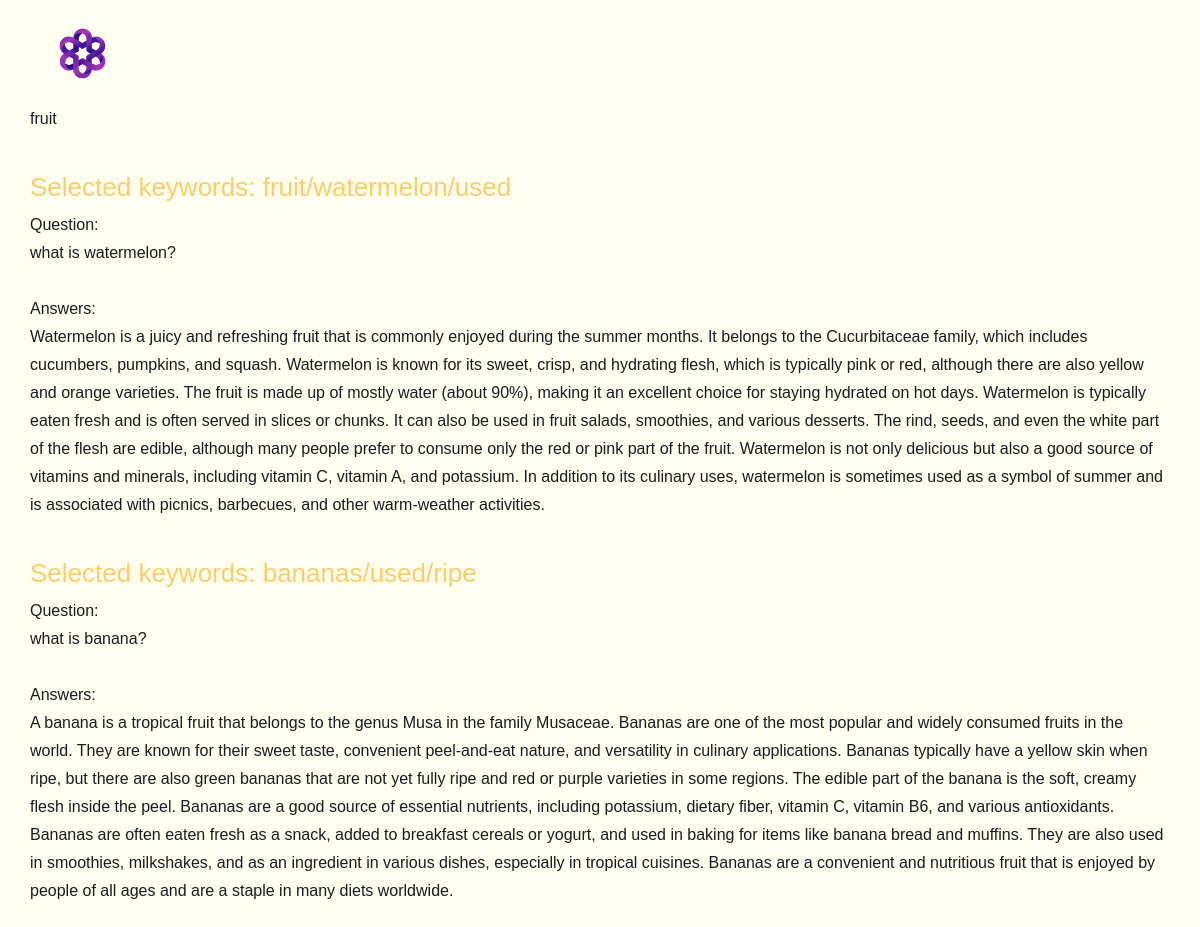
The page /category/49/ (signed in) on the database its author committed.
### user/models.py (models this page shows)
class UserCategory(models.Model):
    inserted_category=models.CharField(max_length=32)
    user_id=models.ForeignKey(User,on_delete=models.SET_NULL, null=True)

### main/models.py (models this page shows)
class Content(models.Model):
    user_id=models.ForeignKey(User,on_delete=models.SET_NULL,null=True)
    question=models.TextField(default="")
    answer=models.TextField()
    topics=models.TextField(default="",null=True)
    inserted_category=models.ForeignKey(UserCategory,on_delete=models.SET_NULL, null=True)

### main/views.py (the view)
# urls.py: path('category/<int:pk>/',views.category_detail,name="detail_page"),
def category_detail(request,pk):
    uc=UserCategory.objects.get(id=pk,user_id__username=request.user.username)
    print('uc: ', uc.inserted_category)
    uc_name=uc.inserted_category
    category_id=pk
    userContents=Content.objects.filter(inserted_category__inserted_category=uc_name,user_id__username=request.user.username)
    context={'contents':userContents,'category_id':category_id,'category_name':uc_name}
    return render(request,'main/detail.html',context=context)

### main/templates/main/detail.html (shortened to what this page needs)
{% load static %}
<!DOCTYPE html>
<html>
<head>
  <link href="{% static 'css/styles.css' %}" rel="stylesheet" type="text/css" />
</head>
<body>
  <div data-collapse="medium" data-animation="default" data-duration="400" data-easing="ease" data-easing2="ease"
    role="banner" class="navigation w-nav">
    <div class="navigation-items"><a href="/" class="logo-link w-nav-brand"><img src="{% static 'img/logo.png' %}"
          width="65" alt="" class="logo-image" /></a>
    </div>
  </div>
  <div class="section container detail-1">
    <div class="category-name">
      {{category_name}}
    </div>
    {%for content in contents%}
    <div class="detail-subheader">
      Selected keywords: {{content.topics}}
    </div>
    <div class="detail-p">
      Question:<br>{{content.question}}
    </div>
    <br>
    <div class="detail-p">
      Answers:<br> {{content.answer}}
    </div>
    {%endfor%}
  </div>
</body>
</html>

### rows shown on the page
UserCategory: inserted_category "fruit"
Content: topics "fruit/watermelon/used", question "what is watermelon?", answer "Watermelon is a juicy and refreshing fruit that is commonly enjoyed during the summer months. It belongs to the Cucurbitaceae family, which includes cucumbers, pumpkins, and squash. Watermelon is known for its sweet, crisp, and hydrating flesh, which is typically pink or red, although there are also yellow and orange varieties. The fruit is made up of mostly water (about 90%), making it an excellent choice for staying hydrated on hot days. Watermelon is typically eaten fresh and is often served in slices or chunks. It can also be used in fruit salads, smoothies, and various desserts. The rind, seeds, and even the white part of the flesh are edible, although many people prefer to consume…"
Content: topics "bananas/used/ripe", question "what is banana?", answer "A banana is a tropical fruit that belongs to the genus Musa in the family Musaceae. Bananas are one of the most popular and widely consumed fruits in the world. They are known for their sweet taste, convenient peel-and-eat nature, and versatility in culinary applications. Bananas typically have a yellow skin when ripe, but there are also green bananas that are not yet fully ripe and red or purple varieties in some regions. The edible part of the banana is the soft, creamy flesh inside the peel. Bananas are a good source of essential nutrients, including potassium, dietary fiber, vitamin C, vitamin B6, and various antioxidants. Bananas are often eaten fresh as a snack, added to breakfast…"
